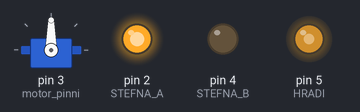
The sketch below on a simulated Arduino Uno, built with avr-gcc and run on an emulated ATmega328P. Parts: servo, output pins drawn as LEDs (lit = HIGH). The audio player accepts every command and is not drawn.

Above: at 0.55 s.
At 1.5 s:
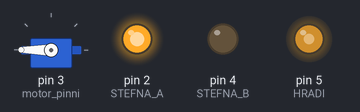
At 2.5 s:
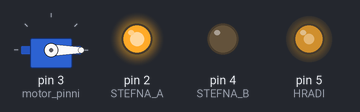
Timing chart, 0 to 3.5 s (numbered marks = the images above):
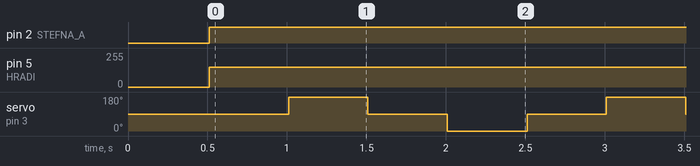

The sketch:

TDelay_Servo_DCmotor_DFPlayer.ino
```cpp
#include "Arduino.h"
#include "SoftwareSerial.h"
#include "DFRobotDFPlayerMini.h"
#include "tdelay.h"
#include <Servo.h>

// MP3 hljóð
DFRobotDFPlayerMini myDFPlayer;
SoftwareSerial mySoftwareSerial(12, 13);  // RX, TX
void playSound();                         // útfært neðar
TDelay spilun(5000);                      // Tími fyrir hljóðskrá að spila í millis, 5 sekúndur hér.

// Servo
Servo motor;
int motor_pinni = 3;                      // pinninn sem ég nota til að stjórna mótornum
int motor_stefnur[] = {0, 90, 180, 90};   // geymir stefnurnar sem mótorinn á að fara í og í hvaða röð
int motor_stefnu_fjoldi = 4;              // breytan geymir hversu margar stefnur eru í listanum
int motor_stefnu_teljari = 0;             // breytan heldur utan um í hvaða stefnu mótorinn á að benda
void munnur();                            // fall útfært neðar
TDelay motor_bid(500);                    // bíða í hálfa sekúndu á milli hreyfinga

// DC mótor
const int HRADI = 5;                      // Verður að vera PWM pinni
const int STEFNA_A = 2;
const int STEFNA_B = 4;
void afram(int hradi);
void bakka(int hradi);
void stoppa();


void setup() {

// Hljóð
  mySoftwareSerial.begin(9600);
  if (!myDFPlayer.begin(mySoftwareSerial)) {
    while(true);
  }
  myDFPlayer.volume(5);         // Set volume value. From 0 to 30

// Servo
  motor.attach(motor_pinni);    // segi servo tilvikinu hvaða pinna á að nota
  motor.write(0);               // mótorinn að byrja í 0°

// DC mótor
  pinMode(HRADI, OUTPUT);
  pinMode(STEFNA_A, OUTPUT);
  pinMode(STEFNA_B, OUTPUT);
  stoppa();                    // upphafsstaðan, verður stopp þar til annað er ákveðið
}

void loop() {
 afram(150);
 playSound();
 munnur();
}

// spilar hljóðskrá á x fresti
void playSound() {
  if (spilun.timiLidinn() == true) {
    myDFPlayer.play(1);     // Play mp3
  }
}

// Servo
void munnur(){
  if(motor_bid.timiLidinn()) {
    // uppfæra stefnu_teljara breytuna, modulus notað til að talan verði
    // aldrei hærri en fjöldi stefnanna sem eru í listanum
    motor_stefnu_teljari = (motor_stefnu_teljari + 1) % motor_stefnu_fjoldi;
    // veljum svo rétta stefnu úr listanum
    motor.write(motor_stefnur[motor_stefnu_teljari]);
  }
}


// DC mótor
void afram(int hradi) {
    digitalWrite(STEFNA_A, HIGH);
    digitalWrite(STEFNA_B, LOW);
    analogWrite(HRADI, hradi);
}

void stoppa() {
    digitalWrite(STEFNA_A, LOW);
    digitalWrite(STEFNA_B, LOW);
    analogWrite(HRADI, 0);
}

/*
void bakka(int hradi) {
    digitalWrite(STEFNA_A, LOW);
    digitalWrite(STEFNA_B, HIGH);
    analogWrite(HRADI, hradi);
}
*/
```

tdelay.cpp
```cpp
#include "tdelay.h"

TDelay::TDelay() {
  this->bidtimi = 1000;
  this->lidinn_timi = 0;
}

TDelay::TDelay(unsigned int bidtimi) {
  this->bidtimi = bidtimi;
  this->lidinn_timi = 0;
}

unsigned int TDelay::getBidtimi() {
  return this->bidtimi;
}

void TDelay::setBidtimi(unsigned int bidtimi) {
  this->bidtimi = bidtimi;
}

unsigned long TDelay::getLidinnTimi() {
  return this->lidinn_timi;
}

bool TDelay::timiLidinn() {
  unsigned long timi_nuna = millis();
  if(timi_nuna - lidinn_timi >= bidtimi) {
    lidinn_timi = timi_nuna;
    return true;
  }
  return false;
}
```

tdelay.h
```cpp
#ifndef tdelay_h
#define tdelay_h

#include "Arduino.h"

class TDelay {
    unsigned int bidtimi;
    unsigned long lidinn_timi;
  public:
    TDelay();
    TDelay(unsigned int bidtimi);
    unsigned int getBidtimi();
    void setBidtimi(unsigned int bidtimi);
    unsigned long getLidinnTimi();
    bool timiLidinn();
};

#endif // tdelay_h
```

Measured:
- by itself, pin 2 (STEFNA_A): LOW → HIGH at 0.51 s
- by itself, pin 5 (HRADI): 0/255 → 150/255 at 0.51 s
- by itself, servo on pin 3 (motor_pinni): repeats every 2.0 s: 90° 0.50 s, 0° 0.50 s, 90° 0.50 s, 180° 0.50 s
